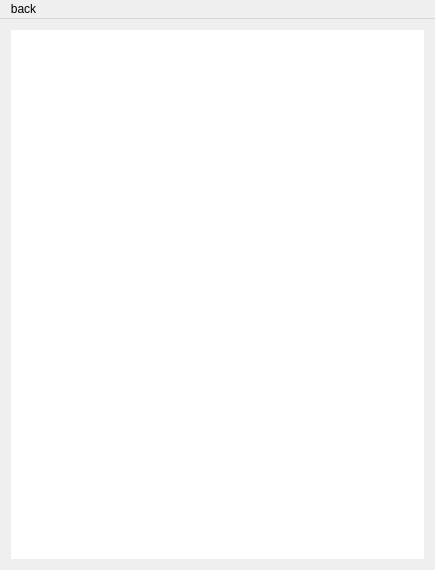
<?xml version="1.0" encoding="UTF-8"?>
<ui version="4.0">
 <class>Client</class>
 <widget class="QMainWindow" name="Client">
  <property name="geometry">
   <rect>
    <x>0</x>
    <y>0</y>
    <width>435</width>
    <height>570</height>
   </rect>
  </property>
  <property name="windowTitle">
   <string>Client</string>
  </property>
  <widget class="QWidget" name="centralWidget">
   <layout class="QVBoxLayout" name="verticalLayout_2">
    <item>
     <layout class="QVBoxLayout" name="verticalLayout">
      <property name="spacing">
       <number>1</number>
      </property>
      <item>
       <layout class="QHBoxLayout" name="horizontalLayout"/>
      </item>
      <item>
       <widget class="QLabel" name="playerLabel">
        <property name="sizePolicy">
         <sizepolicy hsizetype="Preferred" vsizetype="Expanding">
          <horstretch>0</horstretch>
          <verstretch>0</verstretch>
         </sizepolicy>
        </property>
        <property name="styleSheet">
         <string notr="true">background-color: rgb(255, 255, 255);</string>
        </property>
        <property name="text">
         <string/>
        </property>
       </widget>
      </item>
     </layout>
    </item>
   </layout>
  </widget>
  <widget class="QMenuBar" name="menuBar">
   <property name="geometry">
    <rect>
     <x>0</x>
     <y>0</y>
     <width>435</width>
     <height>26</height>
    </rect>
   </property>
   <widget class="QMenu" name="menu">
    <property name="title">
     <string>back</string>
    </property>
    <addaction name="actionback"/>
   </widget>
   <addaction name="menu"/>
  </widget>
  <action name="actionback">
   <property name="text">
    <string>back</string>
   </property>
  </action>
 </widget>
 <layoutdefault spacing="6" margin="11"/>
 <resources/>
 <connections/>
</ui>
